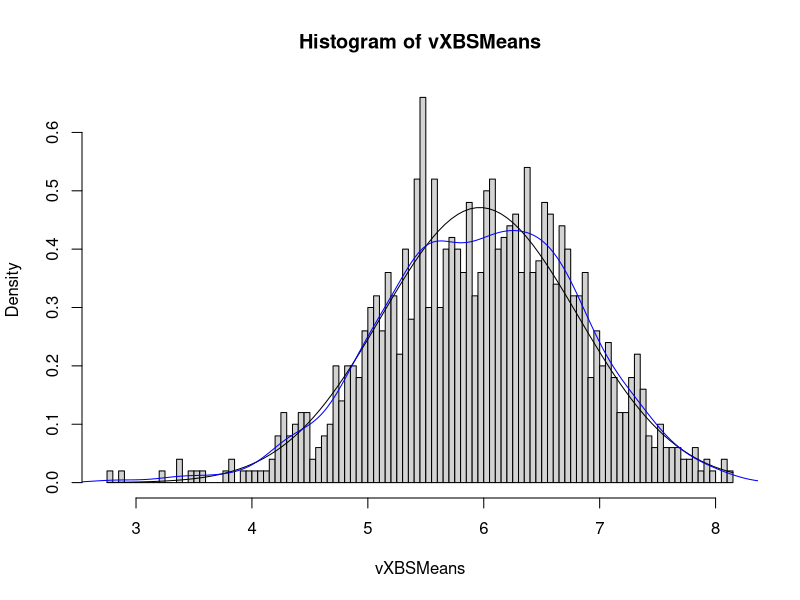

R code for this plot:
#===============================================================================
# purpose: examples from Robert & Casella (2010; Chapter 1)
# author: tirthankar chakravarty
# created: 8th november 2014
# revised:
# comments:
#   1. Need to find an explanation and a justification of the double bootstrap
# TODO:
#===============================================================================

# splitting a factor in ANOVA
lmChk = lm(weight ~ feed, data = chickwts)
summary(lmChk)

# get a factor label/level mapping
with(chickwts,data.frame(code = seq_along(levels(feed)),
                         levels = levels(feed)))
summary(aov(weight ~ feed, data = chickwts), 
        split = list(feed = list(F1 = 1,
                                 F2 = 2,
                                 F3 = 3,
                                 F4 = 4,
                                 F5 = 5)))

#==========================================================
# exercise 1.7: 
#==========================================================
vX = rgamma(8, shape = 4, scale = 1)
vXBSMeans = replicate(1000, mean(sample(vX, replace = TRUE)))

# sampling distribution of the mean
hist(vXBSMeans, breaks = 100, probability = TRUE)
curve(dnorm(x, mean = mean(vXBSMeans), sd = sd(vXBSMeans)), add = TRUE)
lines(density(vXBSMeans), col = "blue")

# 95th percentile of the sampling distribution of the means
quantile(vXBSMeans, probs = 0.95)

# compute the sampling distribution of the 95th percentile of the 
#   sampling distribution of the means
vBSQuantileOfMeans = replicate(1000, 
                               quantile(
                                 replicate(1000, 
                                           mean(sample(vX, replace = TRUE))
                                 ), 
                                 probs = 0.95)
)

# confidence interval of the sampling distribution of the 95th 
#   percentile of the sampling distribution of the means
quantile(vBSQuantileOfMeans, probs = c(0.05, 0.95))

#==========================================================
# exercise 1.8: 
#==========================================================
